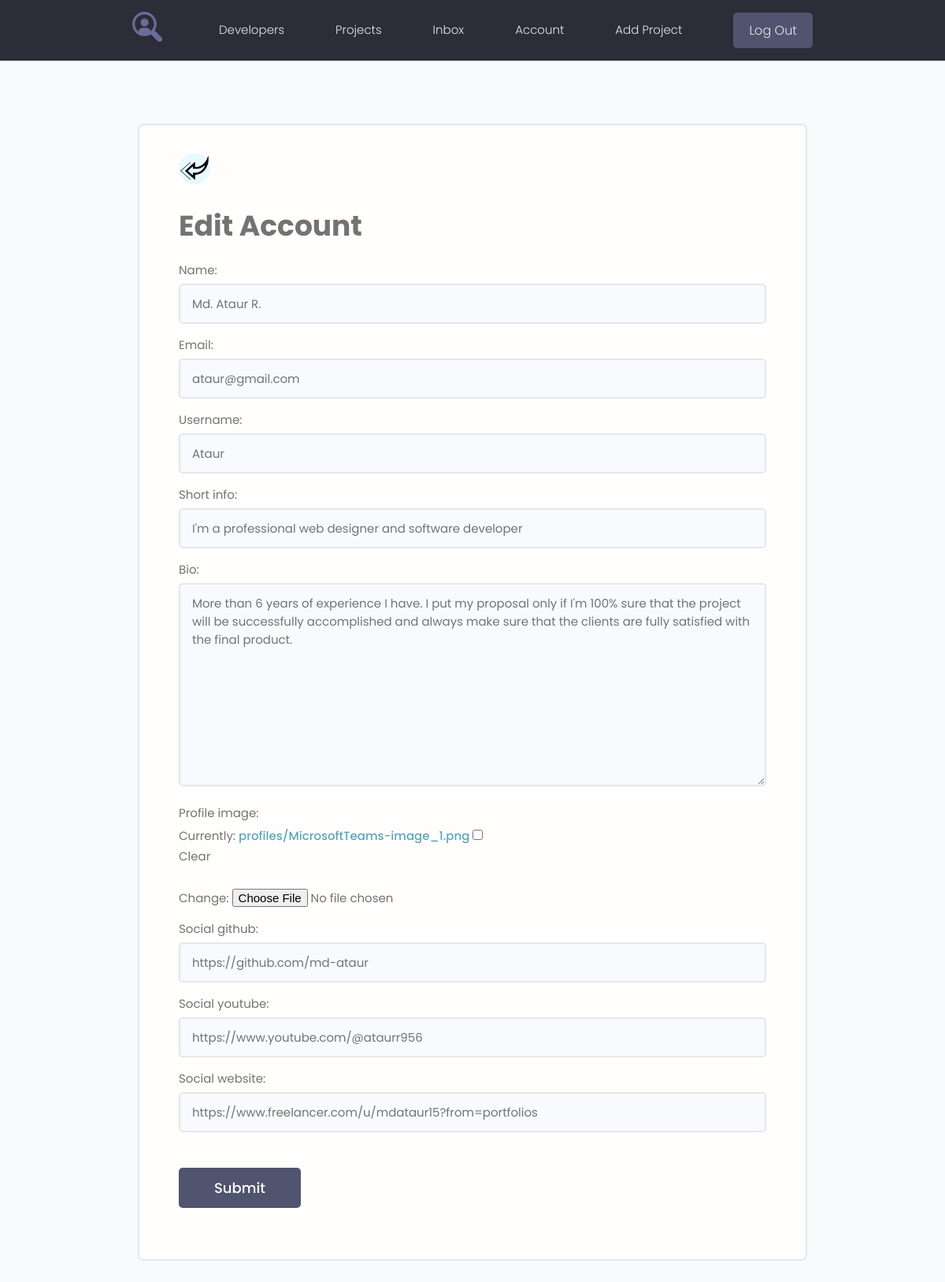
The app's page /edit-account/ (signed in) with its own data.
### users/models.py (models this page shows, shortened)
class Profile(models.Model):
    user = models.OneToOneField(User, on_delete=models.CASCADE, blank=True, null=True)
    name = models.CharField(max_length=200, blank=True, null=True)
    email = models.EmailField(max_length=500, blank=True, null=True)
    username = models.CharField(max_length=200, blank=True, null=True)
    short_info = models.CharField(max_length=200, blank=True, null=True)
    bio = models.TextField(blank=True, null=True)
    profile_image = models.ImageField(upload_to='profiles/', blank=True, null=True,
                                      default='profiles/user-default.png')
    social_github = models.CharField(max_length=200, blank=True, null=True)
    social_youtube = models.CharField(max_length=200, blank=True, null=True)
    social_website = models.CharField(max_length=200, blank=True, null=True)
    created = models.DateTimeField(auto_now_add=True)

### users/views.py (the view)
# urls.py: path('edit-account/', views.edit_account, name='edit-account'),
@login_required(login_url='login')
def edit_account(request):
    profile = request.user.profile
    form = ProfileForm(instance=profile)
    if request.method == 'POST':
        form = ProfileForm(request.POST, request.FILES, instance=profile)
        if form.is_valid():
            form.save()
            return redirect('account')
    context = {'form': form}
    return render(request, 'users/profile_form.html', context)

### users/forms.py
class ProfileForm(ModelForm):
    class Meta:
        model = Profile
        exclude = ['user', 'created']
    def __init__(self, *args, **kwargs):
        super().__init__(*args, **kwargs)
        for name, field in self.fields.items():
            field.widget.attrs.update({'class': 'input'})

### users/templates/users/profile_form.html (shortened to what this page needs)
{% extends 'projects/base.html' %}
{% load static %}aaaaaaaaaaaaaaaaaaaaaaaaaaaaaaaaaaaaaaaaaaaaaaaaaaaaaaaaaaaaaaaaaaaaaaaaaaaaaaaaaaaaaaaaaaaaaaaaaaaaaaaaaaaaaaaaaaaaaaaaaaaaaaaaaaaaaaaaaaaaaaaaaaaaaaaa
{% block content %}
<main class="formPage my-xl">
    <div class="content-box">
        <div class="formWrapper">
            <a class="backButton" href="{% url 'account' %}">
                <img src="{% static 'images/left.png' %}" alt="left">
            </a>
            <br>
            <form class="form" action="{% url 'edit-account' %}" method="post" enctype="multipart/form-data">
                <h2>Edit Account</h2>
                {% for field in form %}
                <div class="form__field">
                    <label>{{ field.label }}:</label>
                    {{ field }}
                </div>
                {% endfor %}
                <input class="btn btn--sub btn--lg  my-md" type="submit" value="Submit"/>
            </form>
        </div>
    </div>
</main>
{% endblock %}

### projects/static/styles/app.css (style rules this page uses)
:root { --color-sub: #2d2d39; }
.btn--sub { background-color: var(--color-sub-light); }
img { width: 100%; }
.content-box { width: 95%; max-width: 85rem; margin: 0 auto; }
.backButton { background: var(--color-main-light); color: var(--color-main); width: 4rem; height: 4rem; display: flex; align-items: center; justify-content: center; border-radius: 50%; }
.formPage .formWrapper { list-style: none; background: var(--color-white); padding: 3.5rem 5rem; border: 2px solid var(--color-light); border-radius: 0.7rem; }

### projects/static/uikit/styles/modules/_variables.css (style rules this page uses)
:root { --color-main: #5aa5b9; --color-main-light: #e6faff; --color-sub: #3f4156; --color-sub-light: #51546e; --color-sub-lighter: #ededfd; --color-text: #737373; --color-gray: #8b8b8b; --color-light: #e5e7eb; --color-light-gray: #767676; --color-bg: #f8fafd; --color-white: #fffefd; --color-white-light: #f3f3f3; --color-success: #359e64; --color-success-bg: #def8e8; --color-error: #fc4b0b; --color-error-bg: #fff2ee; --font-base: 'Poppins', arial, helvetica, 'Segoe UI', roboto, ubuntu, sans-serif; --font-monospace: 'Fira Code', 'Courier New', courier, monospace; --font-regular: 300; --font-medium: 500; --font-bold: 700; --generic-shadow: 1px 1px 5px #00000010; --generic-transition: all 0.3s ease-in-out; }

### projects/static/uikit/styles/modules/_base.css (style rules this page uses)
* { margin: 0; padding: 0; box-sizing: border-box; text-rendering: optimizeLegibility; color: inherit; font-size: inherit; }
html { font-size: 50%; }
@media only screen and (min-width: 480px) { html { font-size: 56.25%; } }
@media only screen and (min-width: 1200px) { html { font-size: 62.5%; } }
body { line-height: 1.6; font-weight: 400; font-size: 1.5rem; color: var(--color-text); background-color: var(--color-bg); min-height: 100vh; }

### projects/static/uikit/styles/modules/_typography.css (style rules this page uses)
* { font-family: var(--font-base); }
h2 { font-size: 3.6rem; font-weight: var(--font-bold); }
a { padding-bottom: 2px; text-decoration: none; display: inline-block; color: var(--color-main); font-weight: var(--font-medium); }

### projects/static/uikit/styles/modules/_utilities.css (style rules this page uses)
.my-md { margin: 3rem auto; }
.my-xl { margin: 8rem auto; }

### projects/static/uikit/styles/modules/_button.css (style rules this page uses)
.btn { display: inline-block; position: relative; cursor: pointer; background-color: var(--color-light); font-weight: var(--font-medium); color: var(--color-sub); text-decoration: none; padding: 1rem 2rem; border-radius: 0.5rem; border: none; width: -webkit-fit-content; width: -moz-fit-content; width: fit-content; height: -webkit-fit-content; height: -moz-fit-content; height: fit-content; font-size: 1.6rem; outline-width: 0; outline-color: transparent; -webkit-backface-visibility: hidden; backface-visibility: hidden; transition: all 0.3s ease-in-out; }
.btn--sub { background-color: var(--color-sub); color: var(--color-white); }
.btn--lg { font-size: 1.8rem; padding: 1.2rem 4.5rem; }

### projects/static/uikit/styles/modules/_form.css (style rules this page uses)
.form { display: block; }
.form__field { margin-top: 1.5rem; margin-bottom: 1.5rem; }
.form__label, .form__field > label { display: block; margin-bottom: 0.5rem; color: var(--color-text); }
input.input[type='text'], input.input[type='email'], input.input[type='password'], input.input[type='number'], textarea.input { min-width: 24rem; width: 100%; padding: 1.2rem 1.5rem; border-radius: 0.5rem; border: 2px solid var(--color-light); transition: all 0.3s ease-in-out; background-color: var(--color-bg); }

### records on screen
Profile: form "Md. Ataur R." "ataur@gmail.com" "Ataur" "I'm a professional web designer and software developer" "More than 6 years of experience I have. I put my proposal only if I'm 100% sure that the project will be successfully accomplished and always make sure that the clients are fully satisfied with the final product." "https://github.com/md-ataur" "https://www.youtube.com/@ataurr956" "https://www.freelancer.com/u/mdataur15?from=portfolios"

### other values on screen
{{ field.label }} "Name" "Email" "Username" "Short info" "Bio" "Profile image" "Social github" "Social youtube" "Social website"
